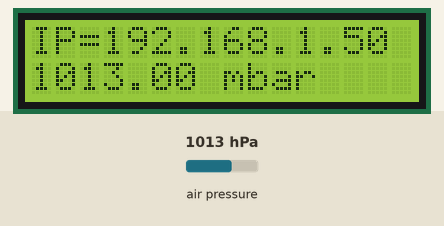
This sketch was run on a simulated Arduino Uno, built for the host (arithmetic inside an expression is 32-bit, double 64-bit). On the bench: 16×2 character LCD. Inputs (shaded band) come from the test bench; at power-on: air pressure 1013 hPa. WiFi joins after 1.5 s; servers stay silent unless stated; what the sketch prints to the serial monitor is not drawn.

Above: at 2.7 s.
2.8 s: air pressure set to 952 hPa
At 4.1 s:
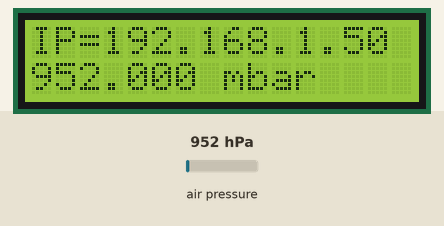
4.5 s: air pressure set to 975 hPa
At 5.4 s:
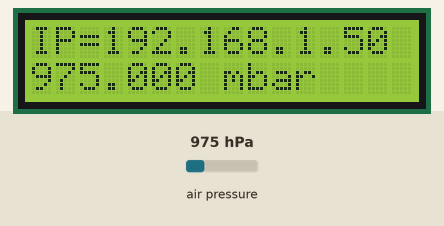
6.0 s: air pressure set to 1000 hPa
At 6.7 s:
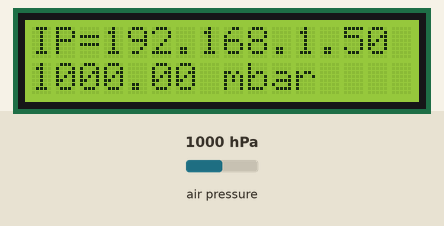
Timing chart, 0 to 9.0 s (numbered marks = the images above; inputs shaded):
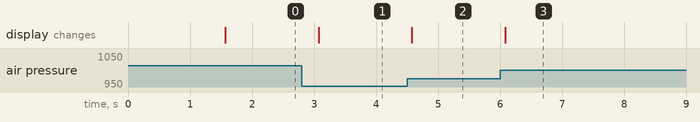

Measured:
- after the input at 2.8 s, the display: changes after 0.27 s (image 1)
- after the input at 4.5 s, the display: changes after 0.08 s (image 2)
- after the input at 6.0 s, the display: changes after 0.08 s (image 3)

The sketch:

paine_luku.ino
```cpp
#include <Wire.h>
#include <LiquidCrystal.h>
#include <Adafruit_BMP085.h>

#include <SPI.h>
#include <Ethernet.h>
#include <EthernetUdp.h>

#define  mac_6    0x52

Adafruit_BMP085 bmp;
static uint8_t mymac[6] = { 0x54,0x55,0x58,0x10,0x00,mac_6 };
LiquidCrystal lcd(8, 7, 6, 5, 4, 3);

uint32_t paine;

void hae_IP(void)
{
byte rev=1;

  rev=Ethernet.begin( mymac);

  #ifdef SERIAL_ON
    Serial.print( F("\nW5100 Revision ") );
  #endif

  if ( rev == 0){
                   #ifdef SERIAL_ON
                      Serial.println( F( "Failed to access Ethernet controller" ) );
                   #endif
                                                // 1234567890123456
                    lcd.setCursor(0,1); lcd.print("FAIL E cont conn");
                 }

  #ifdef SERIAL_ON
     Serial.println( F( "Setting up DHCP" ));
     Serial.print("Connected with IP: ");
     Serial.println(Ethernet.localIP());
  #endif

  lcd.setCursor(0,0);
  lcd.print("IP=");
  lcd.print(Ethernet.localIP());


}

void setup() {

  lcd.begin(16,2);
  lcd.clear();
  Serial.begin(9600);
  Serial.println("test1");
  hae_IP();
  Serial.println("test2");
  if (!bmp.begin()) {
  Serial.println("Could not find a valid BMP085 sensor, check wiring!");
  }
}

void loop() {

  paine = bmp.readPressure();

  lcd.setCursor(0,1);
  lcd.print(float(paine) / 100);
  lcd.setCursor(8,1);
  lcd.print("mbar");

  Serial.print("Pressure = ");
  Serial.print(paine);
  Serial.println(" Pa");

  Serial.println();
  delay(500);
}
```
